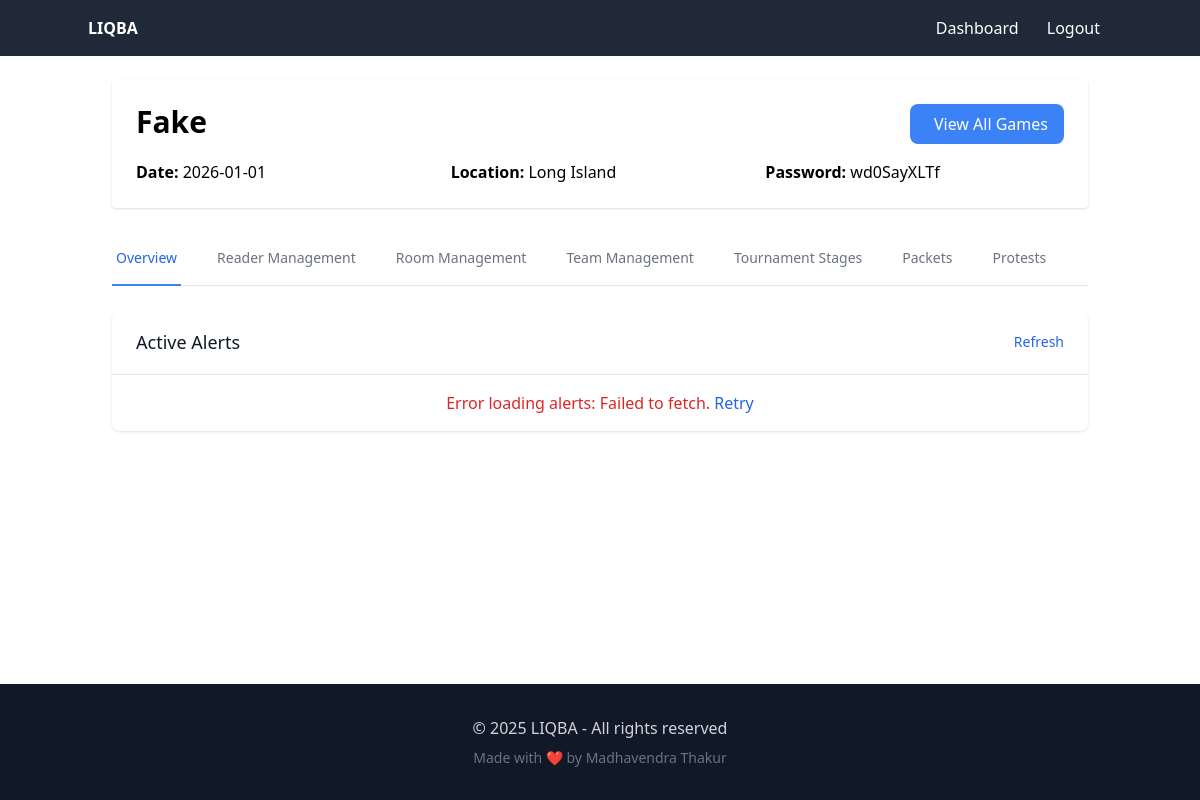
Page /admin/tournament/1 (signed in) on the earlier database version.
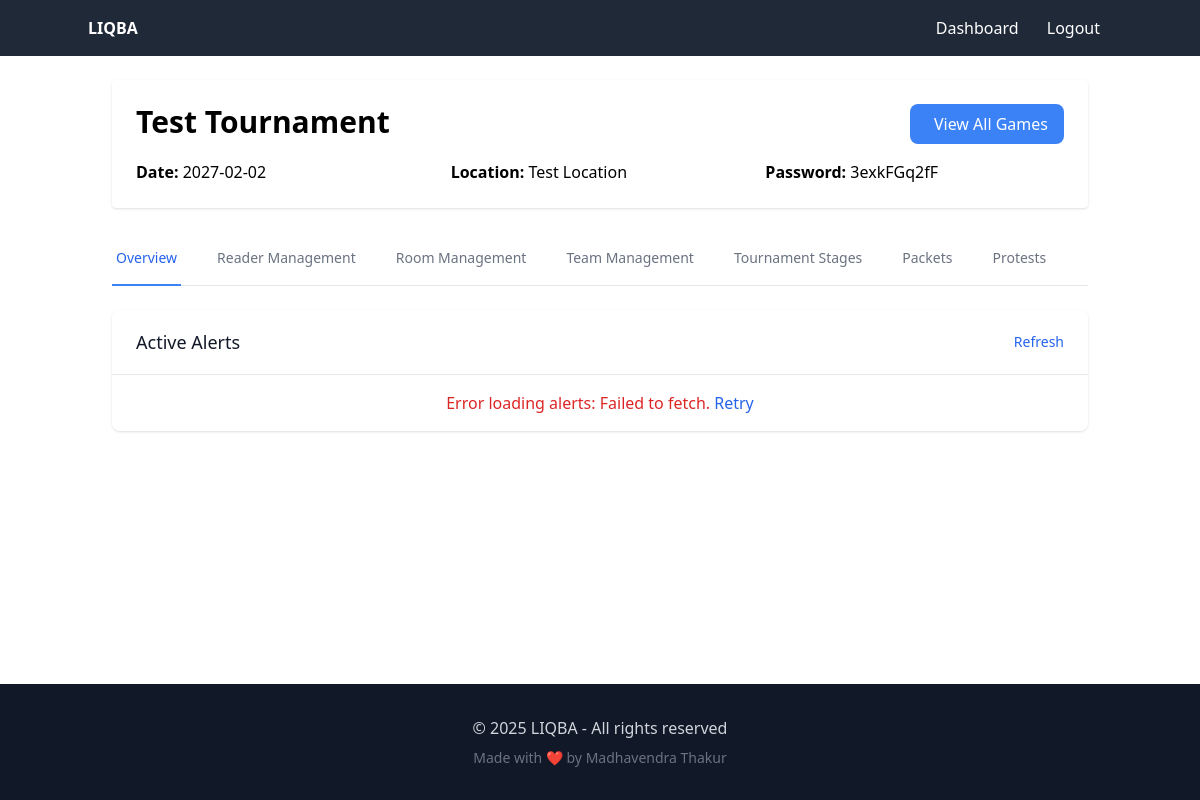
Same page on the later database version.
### models/tournament.py (models this page shows, shortened)
class Tournament(db.Model):
    __tablename__ = 'tournament'
    id = db.Column(db.Integer, primary_key=True)
    name = db.Column(db.String(100), nullable=False)
    date = db.Column(db.Date, nullable=False)
    location = db.Column(db.String(100))
    password = db.Column(db.String(10), nullable=False)
    format_json = db.Column(db.Text, nullable=False, default='{}')  # JSON format with default value
    status = db.Column(db.String(20), default='planning')  # planning, registration, active, completed
    created_at = db.Column(db.DateTime, server_default=db.func.now())
    updated_at = db.Column(db.DateTime, server_default=db.func.now(), onupdate=db.func.now())
    games = db.relationship('Game', back_populates='tournament', lazy=True, cascade='all, delete-orphan')
    questions = db.relationship('Question', back_populates='tournament_rel', lazy=True, foreign_keys='Question.tournament_id')
    team_aliases = db.relationship('TeamAlias', back_populates='tournament', lazy=True, cascade='all, delete-orphan')
    room_aliases = db.relationship('RoomAlias', back_populates='tournament', lazy=True, cascade='all, delete-orphan')
    reader_assignments = db.relationship(
        'ReaderTournament',
        back_populates='tournament',
        cascade='all, delete-orphan',
        single_parent=True
    )
    readers = association_proxy(
        'reader_assignments', 'reader',
        creator=lambda r: ReaderTournament(reader=r)
    )
    @property
    def format(self):
        return json.loads(self.format_json)
    @format.setter
    def format(self, value):
        if isinstance(value, str):
            self.format_json = value
        else:
            self.format_json = json.dumps(value)
    def get_max_rooms(self):
        print(f"\n=== DEBUG: get_max_rooms() called ===")
        print(f"Tournament ID: {self.id}, Name: {self.name}")
        print(f"Format JSON: {self.format_json}")
        if not self.format_json:
            print("DEBUG: No format_json found, returning 0")
            return 0
        max_rooms = 0
        try:
            format_data = self.format
            print(f"Parsed format data: {format_data}")
            if 'tournament_format' not in format_data:
                print("DEBUG: No 'tournament_format' key in format_data")
                return 0
            tournament_format = format_data['tournament_format']
            if 'stages' not in tournament_format:
                print("DEBUG: No 'stages' key in tournament_format")
                return 0
            print(f"Found {len(tournament_format['stages'])} stages")
            for stage_idx, stage in enumerate(tournament_format['stages'], 1):
                print(f"\nStage {stage_idx}:")
                print(f"Stage data: {stage}")
                if 'rounds' not in stage:
                    print(f"  No 'rounds' in stage {stage_idx}")
                    continue
                print(f"  Found {len(stage['rounds'])} rounds")
                for round_idx, round_data in enumerate(stage['rounds'], 1):
                    print(f"  Round {round_idx}:")
                    print(f"  Round data: {round_data}")
                    if 'pairings' in round_data:
                        num_games = len(round_data['pairings'])
                        print(f"    Found {num_games} pairings in this round")
                        if num_games > max_rooms:
                            max_rooms = num_games
                            print(f"    New max_rooms: {max_rooms}")
                    else:
                        print("    No 'pairings' key in round data")
        except json.JSONDecodeError as e:
            print(f"ERROR: Failed to parse format_json: {e}")
            return 0
        except Exception as e:
            print(f"ERROR in get_max_rooms: {str(e)}")
            import traceback
            traceback.print_exc()
            return 0
        print(f"\nFinal max_rooms: {max_rooms}")
        print("=== END DEBUG ===\n")
        return max_rooms

### controllers/admin_controller.py (the view, shortened to what this page needs)
@admin_bp.route('/tournament/<int:tournament_id>', methods=['GET', 'POST'])
@admin_login_required
def tournament_details(tournament_id):
    try:
        from utils.room_utils import get_room_display_name
        tournament = Tournament.query.options(
            db.joinedload(Tournament.reader_assignments).joinedload(ReaderTournament.reader)
        ).get_or_404(tournament_id)
        format_data = json.loads(tournament.format_json)
        if not isinstance(format_data, dict):
            flash('Invalid tournament format data', 'error')
            return redirect(url_for('admin.dashboard'))
        games = Game.query.filter_by(tournament_id=tournament.id).all()
        completed_stages = set()
        stage_games = {}
        for game in games:
            stage_id = str(game.stage_id) if game.stage_id else '1'  # Default to stage 1 if not set
            if stage_id not in stage_games:
                stage_games[stage_id] = []
            stage_games[stage_id].append(game)
        for stage_id, stage_games_list in stage_games.items():
            if all(game.result is not None and game.result != -2 for game in stage_games_list):
                completed_stages.add(stage_id)
        team_aliases = TeamAlias.query.filter_by(tournament_id=tournament.id).order_by(TeamAlias.stage_id).all()
        players = Player.query.join(
            TeamAlias, Player.alias_id == TeamAlias.id
        ).filter(
            TeamAlias.tournament_id == tournament.id
        ).all()
        team_players = {}
        for player in players:
            if player.team_id not in team_players:
                team_players[player.team_id] = []
            team_players[player.team_id].append(player)
        prelim_teams = {alias.team_id: alias.team_name
                       for alias in team_aliases
                       if alias.stage_id == 1}
        stage_seeded_teams = {}
        assigned_teams = {}
        for team_id, team_name in prelim_teams.items():
            assigned_teams[team_id] = {
                'name': team_name,
                'players': [p.name for p in team_players.get(team_id, [])]
            }
        for alias in team_aliases:
            if alias.stage_id > 1:
                if alias.stage_id not in stage_seeded_teams:
                    stage_seeded_teams[alias.stage_id] = {}
                team_name = prelim_teams.get(alias.team_id, alias.team_name)
                stage_seeded_teams[alias.stage_id][alias.placeholder or alias.team_id] = {
                    'id': alias.team_id,
                    'name': team_name
                }
        seeded_teams = {}
        for game in games:
            if game.stage_id and game.stage_id > 1:  # Non-prelim stages
                if game.team1 and game.team1 not in seeded_teams:
                    seeded_teams[game.team1] = assigned_teams.get(game.team1, game.team1)
                if game.team2 and game.team2 not in seeded_teams:
                    seeded_teams[game.team2] = assigned_teams.get(game.team2, game.team2)
        stage_teams = {}
        for stage in format_data.get('tournament_format', {}).get('stages', []):
            stage_id = stage.get('stage_id')
            if stage_id not in stage_teams:
                stage_teams[stage_id] = set()
            for rnd in stage.get('rounds', []):
                for pairing in rnd.get('pairings', []):
                    for team in pairing.get('teams', []):
                        if team:  # Only add non-empty team IDs
                            stage_teams[stage_id].add(team)
        prelim_teams = sorted(stage_teams.get(1, set()))
        unassigned_teams = [t for t in prelim_teams if t not in assigned_teams]
        stage_placeholders = {}
        for stage_id, teams in stage_teams.items():
            if stage_id == 1:  # Skip prelims
                continue
            team_placeholders = set()
            for team in teams:
                if team.startswith(('W', 'L')) and team[1:].isdigit():
                    team_placeholders.add(f"T{team[1:]}")
                elif team.startswith('T') and team[1:].isdigit():
                    team_placeholders.add(team)
            stage_placeholders[stage_id] = sorted(team_placeholders)
        prelim_games = [g for g in games if g.stage_id == 1]
        prelims_done = len(prelim_games) > 0 and all(
            game.result is not None and game.result != -2
            for game in prelim_games
        )
        question_counts = {}
        tossup_counts = {}
        bonus_counts = {}
        questions = Question.query.filter_by(tournament_id=tournament_id).all()
        for q in questions:
            key = (q.stage, q.round)
            question_counts[key] = question_counts.get(key, 0) + 1
            if not q.is_bonus:
                tossup_counts[key] = tossup_counts.get(key, 0) + 1
            else:
                bonus_counts[key] = bonus_counts.get(key, 0) + 1
        assigned_rooms = [ra.room_number for ra in tournament.reader_assignments] if tournament.reader_assignments else []
        room_aliases = {}
        for alias in tournament.room_aliases:
            room_aliases[alias.room_number] = alias.room_name
        from utils.room_utils import get_room_display_name
        return render_template('admin/tournament_details.html',
                           tournament=tournament,
                           format_data=format_data,
                           prelims_done=prelims_done,
                           completed_stages=completed_stages,
                           assigned_teams=assigned_teams,
                           unassigned_teams=unassigned_teams,
                           seeded_teams=seeded_teams,
                           stage_placeholders=stage_placeholders,
                           team_aliases=team_aliases,
                           stage_seeded_teams=stage_seeded_teams,
                           question_counts=question_counts,
                           tossup_counts=tossup_counts,
                           bonus_counts=bonus_counts,
                           assigned_rooms=assigned_rooms,
                           room_aliases=room_aliases,
                           get_room_display_name=get_room_display_name)
    except Exception as e:
        db.session.rollback()
        print(f"Error in tournament_details: {str(e)}")
        import traceback
        traceback.print_exc()
        flash('An error occurred while loading tournament details', 'danger')
        return redirect(url_for('admin.dashboard'))

### controllers/admin_controller.py (called while the page is built)
def admin_login_required(f):
    @wraps(f)
    def decorated_function(*args, **kwargs):
        if 'admin_id' not in session:
            flash('Please login first', 'warning')
            return redirect(url_for('admin.login'))
        return f(*args, **kwargs)
    return decorated_function

@admin_bp.before_request
def check_password_change():
    if 'admin_id' not in session or request.endpoint in ['admin.logout', 'admin.change_password', 'static']:
        return
    admin = Admin.query.get(session['admin_id'])
    if admin and admin.needs_password_change:
        if request.endpoint != 'admin.change_password':
            return redirect(url_for('admin.change_password'))

### controllers/reader_controller.py (called while the page is built)
@login_manager.user_loader
def load_reader(reader_id):
    return Reader.query.get(int(reader_id))

### utils/room_utils.py (called while the page is built)
def get_room_display_name(tournament_id, room_number, default_prefix='Room '):
    if not room_number:
        return "Unassigned"
    alias = RoomAlias.query.filter_by(
        tournament_id=tournament_id,
        room_number=room_number
    ).first()
    if alias and alias.room_name:
        return alias.room_name
    return f"{default_prefix}{room_number}"

### templates/admin/tournament_details.html (shortened to what the changed rows need)
<!DOCTYPE html>
<html lang="en">
<head>
  <script src="https://cdn.tailwindcss.com"></script>
</head>
<body class="min-h-screen flex flex-col">
  <main class="container mx-auto flex-grow p-6">
    <div class="max-w-5xl mx-auto">
      <div class="bg-white p-6 rounded shadow mb-6">
        <div class="flex justify-between items-start mb-4">
          <h2 class="text-3xl font-bold">{{ tournament.name }}</h2>
          <a href="{{ url_for('admin.list_tournament_games', tournament_id=tournament.id) }}"
             class="bg-blue-500 hover:bg-blue-600 text-white py-2 px-4 rounded-lg flex items-center">
             View All Games
          </a>
        </div>
        <div class="grid grid-cols-1 md:grid-cols-3 gap-4">
          <p><span class="font-semibold">Date:</span> {{ tournament.date }}</p>
          <p><span class="font-semibold">Location:</span> {{ tournament.location }}</p>
          <p><span class="font-semibold">Password:</span> {{ tournament.password }}</p>
        </div>
      </div>
        </div>
  </main>
</body>
</html>

Differences in the rows shown:
changed Tournament: name "Fake" → "Test Tournament"; date "2026-01-01" → "2027-02-02"; location "Long Island" → "Test Location"; password "wd0SayXLTf" → "3exkFGq2fF"
